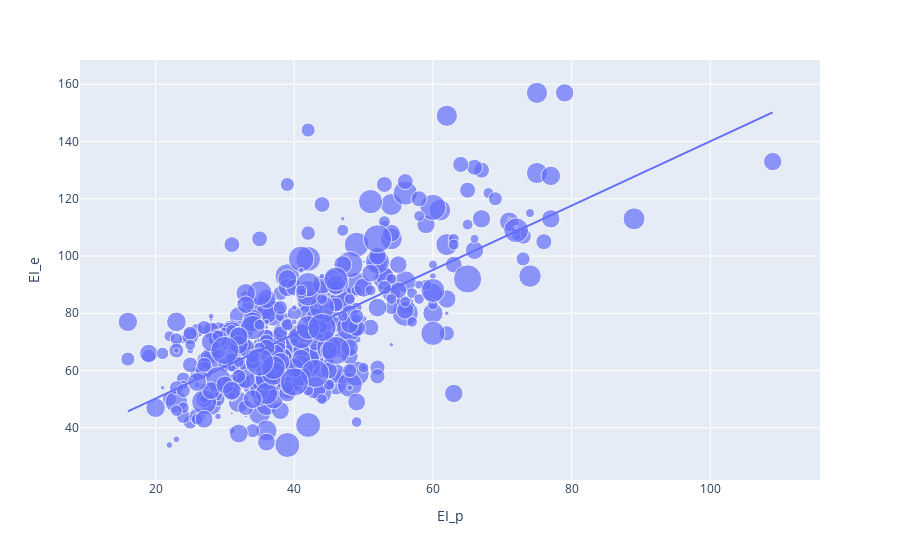

Write notebook code for a chart like this one.
### Code cell
scores = pd.read_pickle('multi_patients_aligned.pkl')

#scores = scores[(scores['EI_p'] > 20) & (scores['EI_p'] < 80)]

# scores = scores[(scores.EI_p > scores.EI_p.quantile(.05)) & (scores.EI_p < scores.EI_p.quantile(.95))]

#scores = scores[(scores['EI_e'] > 40) & (scores['EI_e'] < 140)]

# scores = scores[(scores.EI_e > scores.EI_e.quantile(.05)) & (scores.EI_e < scores.EI_e.quantile(.95))]


scores['DateDiff'] = scores['DateDiff'].apply(lambda x: x.days)
# scores = scores[scores['DateDiff'] < 730]

# scores = scores[scores['Muscle'] == 'Biceps brachii']

scores['EIdiff'] = scores['EI_e'] -  scores['EI_p']
fig = px.scatter(scores, x='EI_p', y='EI_e', size='DateDiff',trendline="ols")
fig.show()

### Figure 1 — Plotly figure (JSON) as saved in the notebook; plotly's stock layout.template omitted (floating-point values rounded to 4 significant figures; data arrays with more than 128 entries replaced by an {"elided": "..."} marker saying what was removed)
{"data": [{"hovertemplate": "EI_p=%{x}<br>EI_e=%{y}<br>DateDiff=%{marker.size}<extra></extra>", "legendgroup": "", "marker": {"color": "#636efa", "size": {"elided": "481 int values"}, "sizemode": "area", "sizeref": 10.8, "symbol": "circle"}, "mode": "markers", "name": "", "orientation": "v", "showlegend": false, "type": "scatter", "x": {"elided": "481 int values"}, "xaxis": "x", "y": {"elided": "481 int values"}, "yaxis": "y"}, {"hovertemplate": "<b>OLS trendline</b><br>EI_e = 1.12313 * EI_p + 27.7843<br>R<sup>2</sup>=0.475668<br><br>EI_p=%{x}<br>EI_e=%{y} <b>(trend)</b><extra></extra>", "legendgroup": "", "marker": {"color": "#636efa", "symbol": "circle"}, "mode": "lines", "name": "", "showlegend": false, "type": "scatter", "x": {"elided": "481 int values"}, "xaxis": "x", "y": {"elided": "481 float values"}, "yaxis": "y"}], "layout": {"legend": {"itemsizing": "constant", "tracegroupgap": 0}, "margin": {"t": 60}, "xaxis": {"anchor": "y", "domain": [0.0, 1.0], "title": {"text": "EI_p"}}, "yaxis": {"anchor": "x", "domain": [0.0, 1.0], "title": {"text": "EI_e"}}}}
